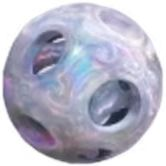
#> input picture original_ball.png, 166 x 166 px
$ python process_image.py
#> lines starting #> are read from the running program, lines starting #| are printed output that depends on the picture; after the words box and inside, x2 and y2 are one past the last pixel; in counts of white or black regions, pixels touching at a corner belong together
from PIL import Image
import numpy as np
from pathlib import Path

def process_ball_image(input_path, output_path):
    # 打開圖片
#> called with input_path = 'original_ball.png', output_path = 'ball.png'
    img = Image.open(input_path)
#> img is the input picture: PIL image 166x166 RGB; mean R, G, B 182.9, 183.1, 198.9

    # 轉換為RGBA模式以支持透明度
    img = img.convert('RGBA')
#> img: PIL image 166x166 RGBA

    # 獲取圖片數據
    data = np.array(img)

    # 創建透明遮罩
    r, g, b, a = data.T
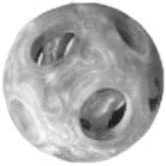
#> r: shape (166, 166); min 23, max 255, mean 182.9
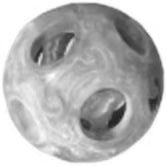
#> g: shape (166, 166); min 31, max 255, mean 183.1
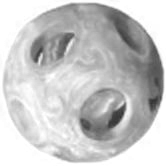
#> b: shape (166, 166); min 50, max 255, mean 198.9
#> a: shape (166, 166); every value is 255

    # 假設背景是白色的，將白色區域設為透明
    white_areas = (r > 240) & (g > 240) & (b > 240)
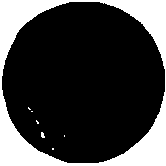
#> white_areas: shape (166, 166) bool; 24.6% white; 7 white regions (6 under 20 px), largest, box (x1, y1, x2, y2) and area: (0, 0, 166, 166) 6737
    data[..., 3][white_areas.T] = 0

    # 創建新的圖片
    result = Image.fromarray(data)

    # 保存結果
    result.save(output_path, 'PNG')

# 確保輸出目錄存在
Path('ball.png').parent.mkdir(parents=True, exist_ok=True)

# 處理圖片
process_ball_image('original_ball.png', 'ball.png')
